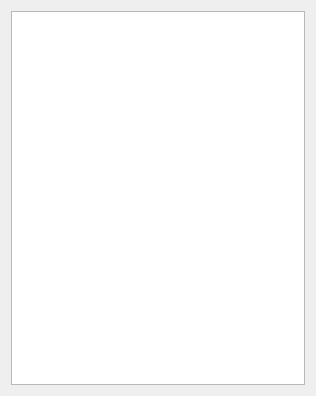
<?xml version="1.0" encoding="UTF-8"?>
<ui version="4.0">
 <class>FeaturesHistogramWidget</class>
 <widget class="QWidget" name="FeaturesHistogramWidget">
  <property name="geometry">
   <rect>
    <x>0</x>
    <y>0</y>
    <width>316</width>
    <height>396</height>
   </rect>
  </property>
  <property name="windowTitle">
   <string>Features Histogram</string>
  </property>
  <layout class="QVBoxLayout" name="verticalLayout">
   <item>
    <widget class="QTreeView" name="treeView"/>
   </item>
  </layout>
 </widget>
 <resources/>
 <connections/>
</ui>
